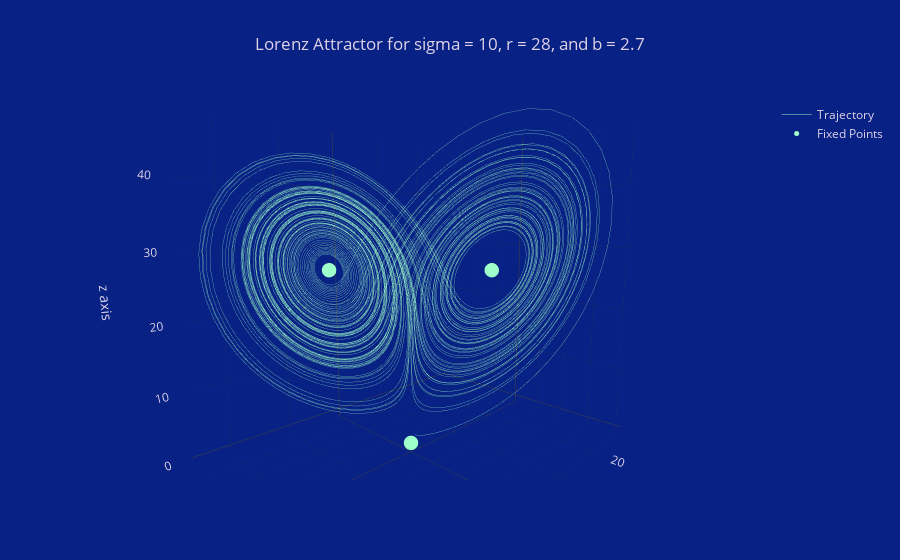

The notebook cell saved with this chart:
### Markdown cell above
The following cell prints the Lorenz attractor for a single data set.

### Code cell
# Define labels for fixed points
labels_fixed = ['Origin', 'Fixed Point 1', 'Fixed Point 2']

fig = go.Figure(data=[
    # Plotting the trajectory
    go.Scatter3d(
        x=x0, y=y0, z=z0, mode='lines', line=dict(width=0.5), name='Trajectory'
    ),
    # Plotting the fixed points
    go.Scatter3d(
        x=x_fixed, y=y_fixed, z=z_fixed, mode='markers', marker=dict(size=5, color="#9FFFCB"),
        text=labels_fixed, hoverinfo='text', name='Fixed Points'
    )
])

fig.update_layout(
    title=f"Lorenz Attractor for sigma = {sigma}, r = {r}, and b = {b:.2g}",
    scene=dict(
    xaxis_title='x axis',
    yaxis_title='y axis',
    zaxis_title='z axis',
    camera=camera
))

fig.show()  # To print the figure in the notebook

### Figure 1 — Plotly figure (JSON) as saved in the notebook; plotly's stock layout.template omitted (floating-point values rounded to 4 significant figures; data arrays with more than 128 entries replaced by an {"elided": "..."} marker saying what was removed)
{"data": [{"line": {"width": 0.5}, "mode": "lines", "name": "Trajectory", "type": "scatter3d", "x": {"elided": "10000 float values"}, "y": {"elided": "10000 float values"}, "z": {"elided": "10000 float values"}}, {"hoverinfo": "text", "marker": {"color": "#9FFFCB", "size": 5}, "mode": "markers", "name": "Fixed Points", "text": ["Origin", "Fixed Point 1", "Fixed Point 2"], "type": "scatter3d", "x": [0, 8.485, -8.485], "y": [0, 8.485, -8.485], "z": [0, 27, 27]}], "layout": {"scene": {"camera": {"eye": {"x": 1, "y": -1, "z": 0.2}}, "xaxis": {"title": {"text": "x axis"}}, "yaxis": {"title": {"text": "y axis"}}, "zaxis": {"title": {"text": "z axis"}}}, "title": {"text": "Lorenz Attractor for sigma = 10, r = 28, and b = 2.7"}}}
